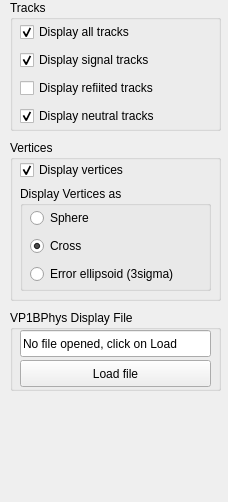
<ui version="4.0" >
 <class>BPhysControllerForm</class>
 <widget class="QWidget" name="BPhysControllerForm" >
  <property name="geometry" >
   <rect>
    <x>0</x>
    <y>0</y>
    <width>228</width>
    <height>502</height>
   </rect>
  </property>
  <property name="windowTitle" >
   <string>BPhys</string>
  </property>
  <widget class="QGroupBox" name="gbTracks" >
   <property name="geometry" >
    <rect>
     <x>10</x>
     <y>0</y>
     <width>211</width>
     <height>131</height>
    </rect>
   </property>
   <property name="title" >
    <string>Tracks</string>
   </property>
   <widget class="QWidget" name="layoutWidget" >
    <property name="geometry" >
     <rect>
      <x>10</x>
      <y>20</y>
      <width>158</width>
      <height>112</height>
     </rect>
    </property>
    <layout class="QVBoxLayout" name="verticalLayout_2" >
     <item>
      <widget class="QCheckBox" name="chDisplayAllTracks" >
       <property name="text" >
        <string>Display all tracks</string>
       </property>
       <property name="checked" >
        <bool>true</bool>
       </property>
      </widget>
     </item>
     <item>
      <widget class="QCheckBox" name="chDisplayOrigSignal" >
       <property name="text" >
        <string>Display signal tracks</string>
       </property>
       <property name="checked" >
        <bool>true</bool>
       </property>
      </widget>
     </item>
     <item>
      <widget class="QCheckBox" name="chDisplayRefTracks" >
       <property name="text" >
        <string>Display refiited tracks</string>
       </property>
      </widget>
     </item>
     <item>
      <widget class="QCheckBox" name="chDisplayNeutral" >
       <property name="text" >
        <string>Display neutral tracks</string>
       </property>
       <property name="checked" >
        <bool>true</bool>
       </property>
      </widget>
     </item>
    </layout>
   </widget>
  </widget>
  <widget class="QGroupBox" name="gbVertex" >
   <property name="geometry" >
    <rect>
     <x>10</x>
     <y>140</y>
     <width>211</width>
     <height>161</height>
    </rect>
   </property>
   <property name="title" >
    <string>Vertices</string>
   </property>
   <widget class="QWidget" name="layoutWidget1" >
    <property name="geometry" >
     <rect>
      <x>10</x>
      <y>20</y>
      <width>191</width>
      <height>131</height>
     </rect>
    </property>
    <layout class="QVBoxLayout" name="verticalLayout_5" >
     <item>
      <widget class="QCheckBox" name="chDisplayVertices" >
       <property name="text" >
        <string>Display vertices</string>
       </property>
       <property name="checked" >
        <bool>true</bool>
       </property>
      </widget>
     </item>
     <item>
      <widget class="QGroupBox" name="groupBox" >
       <property name="title" >
        <string>Display Vertices as</string>
       </property>
       <widget class="QWidget" name="layoutWidget2" >
        <property name="geometry" >
         <rect>
          <x>10</x>
          <y>20</y>
          <width>169</width>
          <height>83</height>
         </rect>
        </property>
        <layout class="QVBoxLayout" name="verticalLayout_3" >
         <item>
          <widget class="QRadioButton" name="rbSphere" >
           <property name="text" >
            <string>Sphere</string>
           </property>
          </widget>
         </item>
         <item>
          <widget class="QRadioButton" name="rbCross" >
           <property name="text" >
            <string>Cross</string>
           </property>
           <property name="checked" >
            <bool>true</bool>
           </property>
          </widget>
         </item>
         <item>
          <widget class="QRadioButton" name="rbEllipsoid" >
           <property name="text" >
            <string>Error ellipsoid (3sigma)</string>
           </property>
          </widget>
         </item>
        </layout>
       </widget>
      </widget>
     </item>
    </layout>
   </widget>
  </widget>
  <widget class="QGroupBox" name="groupBox_2" >
   <property name="geometry" >
    <rect>
     <x>10</x>
     <y>310</y>
     <width>211</width>
     <height>81</height>
    </rect>
   </property>
   <property name="title" >
    <string>VP1BPhys Display File</string>
   </property>
   <widget class="QLineEdit" name="leFileName" >
    <property name="enabled" >
     <bool>true</bool>
    </property>
    <property name="geometry" >
     <rect>
      <x>10</x>
      <y>20</y>
      <width>191</width>
      <height>27</height>
     </rect>
    </property>
    <property name="text" >
     <string>No file opened, click on Load</string>
    </property>
    <property name="readOnly" >
     <bool>true</bool>
    </property>
   </widget>
   <widget class="QPushButton" name="bLoad" >
    <property name="geometry" >
     <rect>
      <x>10</x>
      <y>50</y>
      <width>191</width>
      <height>27</height>
     </rect>
    </property>
    <property name="text" >
     <string>Load file</string>
    </property>
   </widget>
  </widget>
  <widget class="QLabel" name="lStatus" >
   <property name="geometry" >
    <rect>
     <x>10</x>
     <y>400</y>
     <width>211</width>
     <height>31</height>
    </rect>
   </property>
   <property name="font" >
    <font>
     <weight>75</weight>
     <bold>true</bold>
    </font>
   </property>
   <property name="styleSheet" >
    <string notr="true" >color: rgb(255, 0, 0);</string>
   </property>
   <property name="text" >
    <string/>
   </property>
   <property name="wordWrap" >
    <bool>true</bool>
   </property>
  </widget>
 </widget>
 <resources/>
 <connections/>
</ui>
